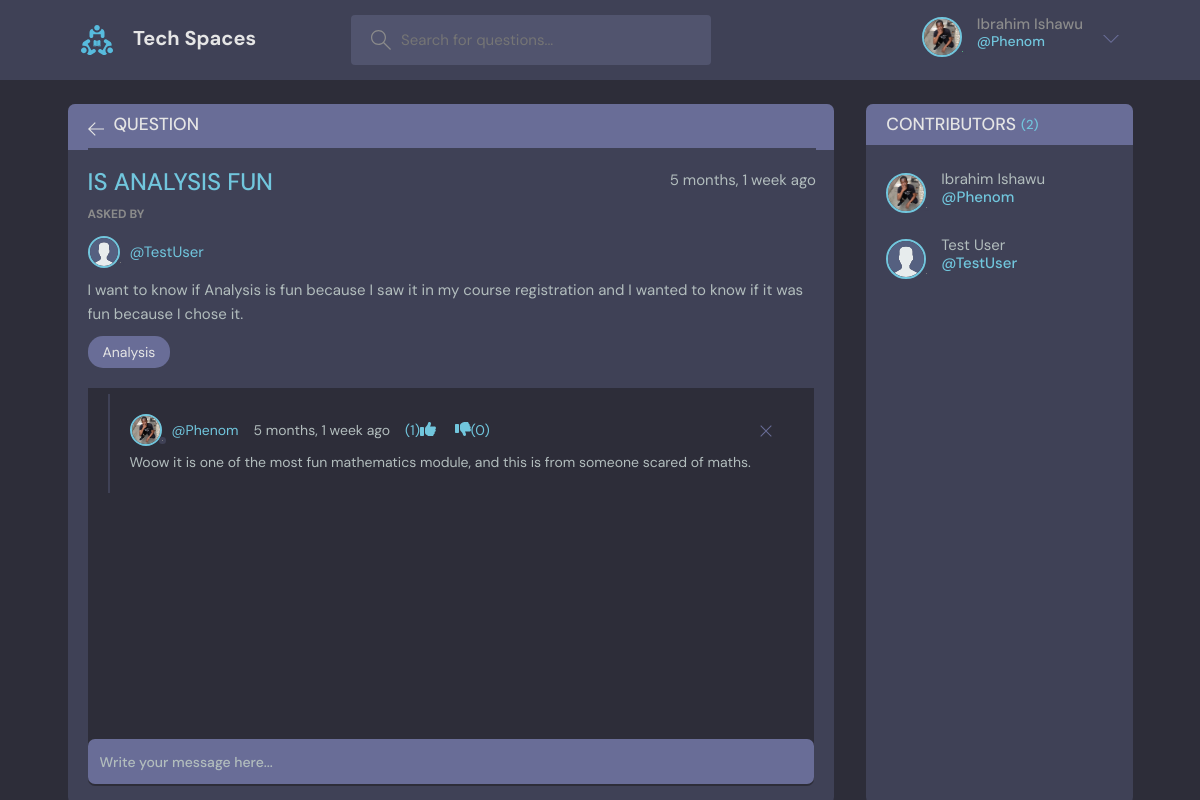
Page /question/4/view/ (signed in) on the earlier database version.
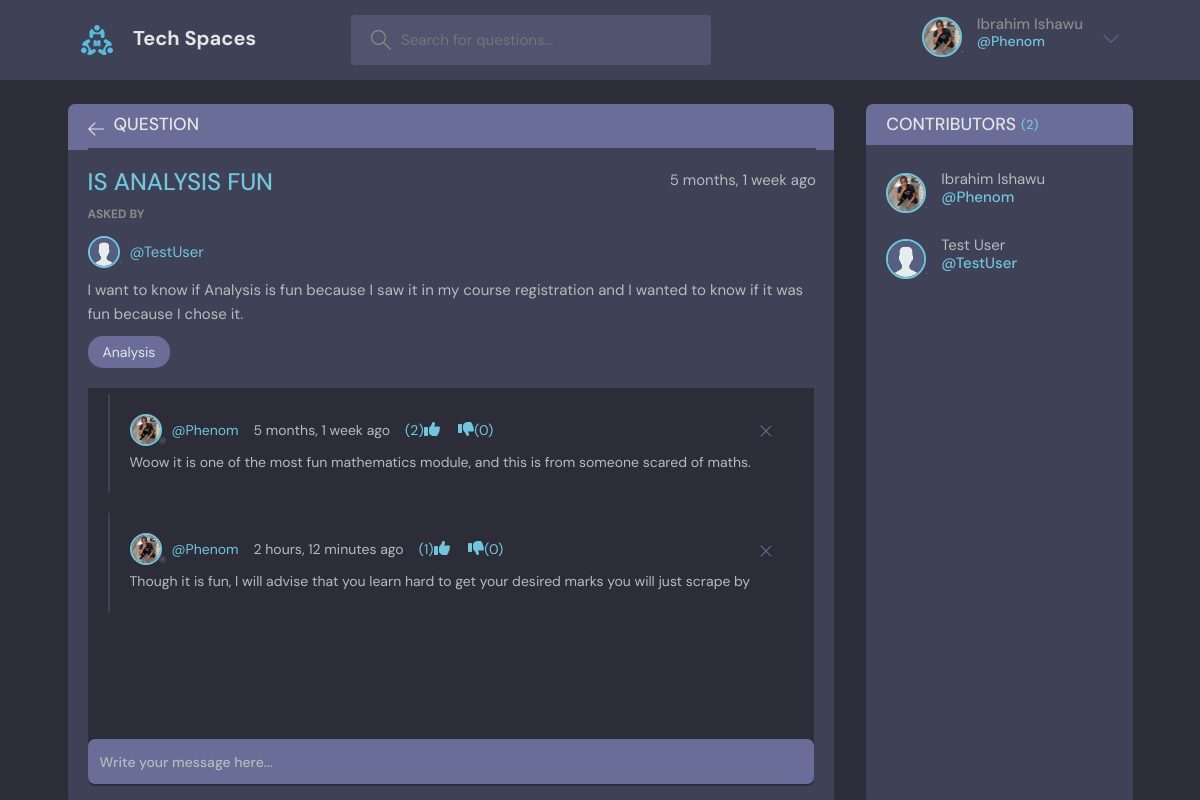
Same page on the later database version.
### core/models.py (models this page shows, shortened)
class Answer(models.Model):
    student = models.ForeignKey(User, on_delete=models.CASCADE)
    question = models.ForeignKey(Question, on_delete=models.CASCADE)
    body = models.TextField()
    updated = models.DateTimeField(auto_now=True)
    created = models.DateTimeField(auto_now_add=True)
    up_votes = models.PositiveIntegerField(default=0)
    down_votes = models.PositiveIntegerField(default=0)
    class Meta:
        ordering = ["-up_votes", "-created"]

class User(AbstractUser):
    name = models.CharField(max_length=200, null=True)
    email = models.EmailField(unique=True, null=True)
    bio = models.TextField(null=True)
    avatar = models.ImageField(null=True, default='avatar.svg', upload_to='avatars')
    REQUIRED_FIELDS = []
    def __str__(self):
        return self.username

### core/views.py (the view, shortened to what this page needs)
# urls.py: path('question/<int:pk>/view/', views.GetQuestionView.as_view(), name='get_question'),
class GetQuestionView(LoginRequiredMixin, View):
    def get(self, request, pk):
        question = get_object_or_404(Question, id=pk)
        answers = question.answer_set.all() # type: ignore
        students = question.contributors.all()
        context = {
            'question': question,
            'answers': answers,
            'contributors': students,
        }
        return render(request, 'core/question.html', context)

### core/models.py (called while the page is built)
    def __str__(self):
        return self.name

### core/templates/core/question.html (shortened to what the changed rows need)
{% extends 'core/base.html' %}
{% block content %}
    <main class="profile-page layout layout--2">
      <div class="container">
        <div class="room">
          <div class="room__box scroll">
            <div class="room__conversation">
              <div class="threads scroll">
              {% for answer in answers %}
                <div class="thread">
                  <div class="thread__top">
                    <div class="thread__author">
                      <a href="{% url 'profile' answer.student.username %}" class="thread__authorInfo">
                        <div class="avatar avatar--small">
                          <img src="{{ answer.student.avatar.url }}" />
                        </div>
                        <span>@{{ answer.student }}</span>
                      </a>
                      <span class="thread__date">{{ answer.created | timesince }} ago
                      </span>
                      <div>
                      <a href="{% url 'up_vote' answer.id %}">({{ answer.up_votes }})<i class="fas fa-thumbs-up me-4"></i></a>
                      <a href="{% url 'down_vote' answer.id %}"><i class="fas fa-thumbs-down "></i>({{ answer.down_votes }})</a>
                      </div>
                    </div>
                    {% if answer.student == request.user %}
                      <div class="thread__delete">
                        <a href="{% url 'delete_answer' answer.id %}">
                          <svg version="1.1" xmlns="http://www.w3.org/2000/svg" width="32" height="32" viewBox="0 0 32 32">
                            <title>remove</title>
                            <path
                              d="M27.314 6.019l-1.333-1.333-9.98 9.981-9.981-9.981-1.333 1.333 9.981 9.981-9.981 9.98 1.333 1.333 9.981-9.98 9.98 9.98 1.333-1.333-9.98-9.98 9.98-9.981z"
                            ></path>
                          </svg>
                        </a>
                      </div>
                    {% endif %}
                  </div>
                  <div class="thread__details">
                    {{ answer.body }}
                  </div>
                </div>
              {% endfor %}
              </div>
            </div>
          </div>
        </div>
        <div class="participants">
          <div class="participants__list scroll">
          {% for student in contributors %}
            <a href="{% url 'profile' student.username %}" class="participant">
              <div class="avatar avatar--medium">
                <img src="{{ student.avatar.url }}" />
              </div>
              <p>
                {{ student.name }}
                <span>@{{ student.username }}</span>
              </p>
            </a>
          {% endfor %}
          </div>
        </div>
      </div>
    </main>
{% endblock content %}

### core/templates/core/_header.html (shortened to what this page needs)
{% load static %}
<header class="header header--loggedIn">
      <div class="container">
        <a href="/" class="header__logo">
          <img src="{% static 'core/img/logo.svg' %}" />
          <h1>Tech Spaces</h1>
        </a>
        <form class="header__search">
          <label>
            <input name='query' placeholder="Search for questions..." />
          </label>
        </form>
        <nav class="header__menu">
          {% if not request.user.is_authenticated %}
            <a href="{% url 'login' %}">
              <img src="{% static 'core/img/avatar.svg' %}" />
              <p>Login</p>
            </a>
          {% else %}
            <div class="header__user">
              <a href="{% url 'update_profile' %}">
                <div class="avatar avatar--medium active">
                  <img src="{{ request.user.avatar.url }}" />
                </div>
                <p>{{ request.user.name }} <span>@{{ request.user.username }}</span></p>
              </a>
              <button class="dropdown-button">
                <svg version="1.1" xmlns="http://www.w3.org/2000/svg" width="32" height="32" viewBox="0 0 32 32">
                  <title>chevron-down</title>
                  <path d="M16 21l-13-13h-3l16 16 16-16h-3l-13 13z"></path>
                </svg>
              </button>
            </div>
          {% endif %}
        </nav>
      </div>
    </header>

Differences in the rows shown:
changed Answer "5 months, 1 week": up_votes "1" → "2"
added Answer: student.avatar (picture), student "Phenom", created "2 hours, 12 minutes", up_votes "1", down_votes "0", body "Though it is fun, I will advise that you learn hard to get your desired marks you will just scrape by"
